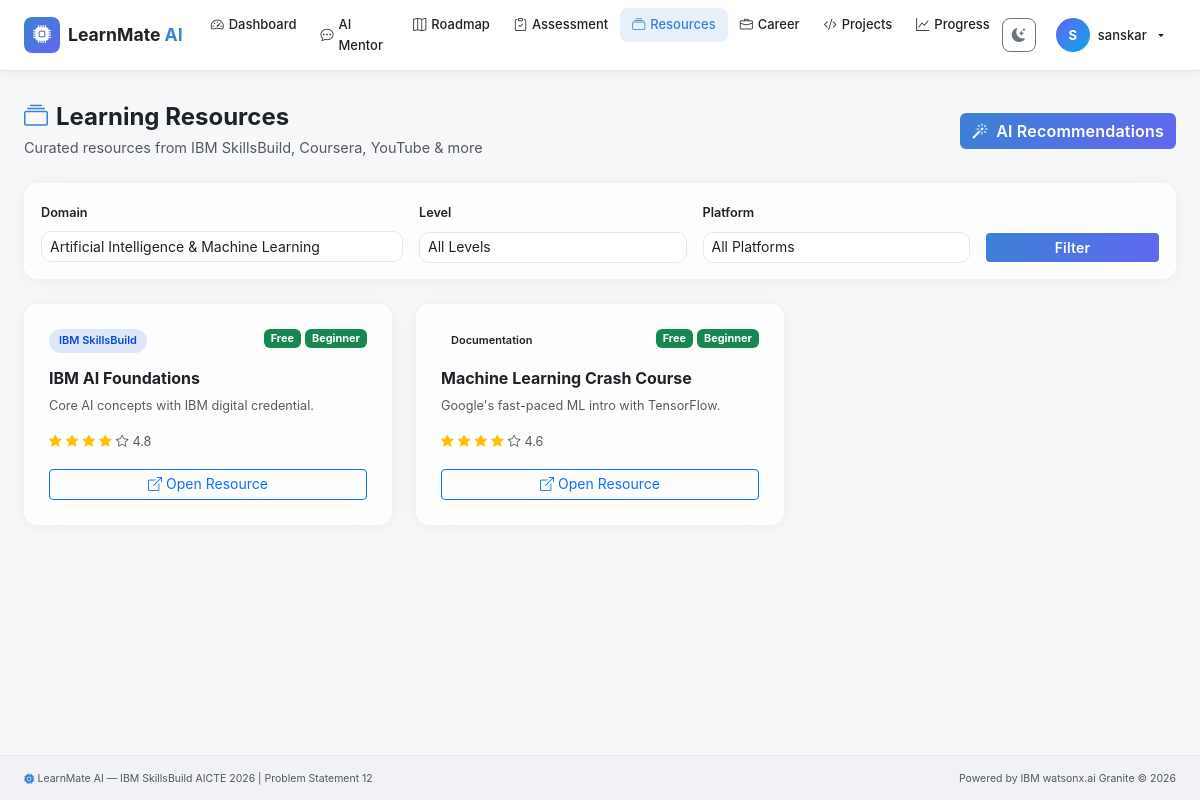
The page /resources (signed in) on the database its author committed.
### models/__init__.py (models this page shows, shortened)
class Student(UserMixin, db.Model):
    __tablename__ = "students"
    id              = db.Column(db.Integer, primary_key=True)
    name            = db.Column(db.String(120), nullable=False)
    email           = db.Column(db.String(200), unique=True, nullable=False)
    password_hash   = db.Column(db.String(256), nullable=False)
    is_admin        = db.Column(db.Boolean, default=False)
    branch          = db.Column(db.String(100))
    semester        = db.Column(db.Integer)
    college         = db.Column(db.String(200))
    career_goal     = db.Column(db.String(200))
    preferred_domain= db.Column(db.String(120))
    learning_style  = db.Column(db.String(50))   # visual | auditory | reading | kinesthetic
    weekly_hours    = db.Column(db.Integer, default=10)
    current_skills  = db.Column(db.Text)          # comma-separated
    bio             = db.Column(db.Text)
    avatar_url      = db.Column(db.String(300))
    theme_preference= db.Column(db.String(10), default="light")  # light | dark
    created_at      = db.Column(db.DateTime, default=datetime.utcnow)
    last_login      = db.Column(db.DateTime)
    is_active       = db.Column(db.Boolean, default=True)
    profile_complete= db.Column(db.Boolean, default=False)
    assessments     = db.relationship("SkillAssessment", back_populates="student", lazy="dynamic")
    roadmaps        = db.relationship("LearningRoadmap", back_populates="student", lazy="dynamic")
    progress_records= db.relationship("Progress", back_populates="student", lazy="dynamic")
    career_goals_rel= db.relationship("CareerGoal", back_populates="student", lazy="dynamic")
    projects        = db.relationship("RecommendedProject", back_populates="student", lazy="dynamic")
    daily_tasks     = db.relationship("DailyTask", back_populates="student", lazy="dynamic")
    chat_history    = db.relationship("ChatMessage", back_populates="student", lazy="dynamic")

class Resource(db.Model):
    __tablename__ = "resources"
    id              = db.Column(db.Integer, primary_key=True)
    title           = db.Column(db.String(300), nullable=False)
    url             = db.Column(db.String(500))
    platform        = db.Column(db.String(80))   # IBM SkillsBuild | Coursera | etc.
    resource_type   = db.Column(db.String(50))   # course | video | article | book | tool
    domain          = db.Column(db.String(120))
    level           = db.Column(db.String(20))   # Beginner | Intermediate | Advanced
    description     = db.Column(db.Text)
    is_free         = db.Column(db.Boolean, default=True)
    rating          = db.Column(db.Float, default=0.0)
    tags            = db.Column(db.String(300))  # comma-separated
    is_active       = db.Column(db.Boolean, default=True)
    created_at      = db.Column(db.DateTime, default=datetime.utcnow)

### routes/dashboard.py (the view)
@dashboard_bp.route("/resources")
@login_required
def resources():
    domain    = request.args.get("domain", current_user.preferred_domain or "")
    level     = request.args.get("level", "")
    platform  = request.args.get("platform", "")
    query     = Resource.query.filter_by(is_active=True)
    if domain:
        query = query.filter(Resource.domain.contains(domain))
    if level:
        query = query.filter_by(level=level)
    if platform:
        query = query.filter_by(platform=platform)
    db_resources = query.order_by(Resource.rating.desc()).all()
    platforms = db.session.query(Resource.platform).distinct().all()
    platforms = [p[0] for p in platforms]
    return render_template(
        "dashboard/resources.html",
        resources  = db_resources,
        platforms  = platforms,
        domain     = domain,
        level      = level,
        platform   = platform,
    )

### templates/dashboard/resources.html (shortened to what this page needs)
{% extends "base.html" %}
{% block content %}
<div class="container-fluid px-4 py-4">
  <div class="d-flex justify-content-between align-items-center mb-4 flex-wrap gap-3">
    <div>
      <h4 class="fw-bold mb-1"><i class="bi bi-collection me-2 text-accent"></i>Learning Resources</h4>
      <p class="text-muted mb-0">Curated resources from IBM SkillsBuild, Coursera, YouTube & more</p>
    </div>
    <button class="btn btn-primary" onclick="getAIResources()">
      <i class="bi bi-magic me-2"></i>AI Recommendations
    </button>
  </div>
  <form method="GET" action="{{ url_for('dashboard.resources') }}" class="glass-card p-3 mb-4">
    <div class="row g-3 align-items-end">
      <div class="col-md-4">
        <label class="form-label fw-semibold small">Domain</label>
        <input type="text" name="domain" class="form-control form-control-sm" value="{{ domain }}" placeholder="Filter by domain...">
      </div>
      <div class="col-md-3">
        <label class="form-label fw-semibold small">Level</label>
        <select name="level" class="form-select form-select-sm">
          <option value="">All Levels</option>
        </select>
      </div>
      <div class="col-md-3">
        <label class="form-label fw-semibold small">Platform</label>
        <select name="platform" class="form-select form-select-sm">
          <option value="">All Platforms</option>
        </select>
      </div>
      <div class="col-md-2">
        <button type="submit" class="btn btn-primary btn-sm w-100">Filter</button>
      </div>
    </div>
  </form>
  {% if resources %}
  <div class="row g-4" id="resourceGrid">
    {% for r in resources %}
    <div class="col-md-6 col-lg-4">
      <div class="resource-card glass-card h-100 p-4">
        <div class="d-flex justify-content-between align-items-start mb-3">
          <span class="platform-badge platform-{{ r.platform | lower | replace(' ', '-') | replace('&','') }}">
            {{ r.platform }}
          </span>
          <div class="d-flex gap-1 align-items-center">
            {% if r.is_free %}<span class="badge bg-success">Free</span>{% endif %}
            <span class="badge bg-{{ 'success' if r.level == 'Beginner' else 'warning' if r.level == 'Intermediate' else 'danger' }}">{{ r.level }}</span>
          </div>
        </div>
        <h6 class="fw-bold mb-2">{{ r.title }}</h6>
        <p class="text-muted small mb-3">{{ r.description[:100] if r.description else '' }}{% if r.description and r.description|length > 100 %}...{% endif %}</p>
        {% if r.rating %}
        <div class="d-flex align-items-center gap-1 mb-3">
          {% for i in range(5) %}
          <i class="bi bi-star{% if i < r.rating|int %}-fill text-warning{% else %} text-muted{% endif %} small"></i>
          {% endfor %}
          <span class="text-muted small">{{ r.rating }}</span>
        </div>
        {% endif %}
        {% if r.url %}
        <a href="{{ r.url }}" target="_blank" rel="noopener" class="btn btn-outline-primary btn-sm w-100">
          <i class="bi bi-box-arrow-up-right me-1"></i>Open Resource
        </a>
        {% endif %}
      </div>
    </div>
    {% endfor %}
  </div>
  {% endif %}
</div>
{% endblock %}

### templates/base.html (shortened to what this page needs)
<!DOCTYPE html>
<html lang="en" data-theme="light">
<head>
  <link href="https://cdn.jsdelivr.net/npm/bootstrap@5.3.3/dist/css/bootstrap.min.css" rel="stylesheet">
  <link href="https://cdn.jsdelivr.net/npm/bootstrap-icons@1.11.3/font/bootstrap-icons.css" rel="stylesheet">
  <link rel="stylesheet" href="{{ url_for('static', filename='css/main.css') }}">
</head>
<body class="{% block body_class %}{% endblock %}">
<nav class="navbar navbar-expand-lg lm-navbar" id="mainNavbar">
  <div class="container-fluid px-4">
    <a class="navbar-brand d-flex align-items-center gap-2" href="{{ url_for('dashboard.landing') }}">
      <div class="brand-icon"><i class="bi bi-cpu-fill"></i></div>
      <span class="brand-text">LearnMate <span class="text-accent">AI</span></span>
    </a>
    <div class="collapse navbar-collapse" id="navbarMenu">
      {% if current_user.is_authenticated %}
      <ul class="navbar-nav me-auto">
        <li class="nav-item"><a class="nav-link {% if request.endpoint == 'dashboard.index' %}active{% endif %}" href="{{ url_for('dashboard.index') }}"><i class="bi bi-speedometer2"></i> Dashboard</a></li>
        <li class="nav-item"><a class="nav-link {% if request.endpoint == 'dashboard.chat' %}active{% endif %}" href="{{ url_for('dashboard.chat') }}"><i class="bi bi-chat-dots"></i> AI Mentor</a></li>
        <li class="nav-item"><a class="nav-link {% if request.endpoint == 'dashboard.roadmap' %}active{% endif %}" href="{{ url_for('dashboard.roadmap') }}"><i class="bi bi-map"></i> Roadmap</a></li>
        <li class="nav-item"><a class="nav-link {% if request.endpoint == 'dashboard.skill_assessment' %}active{% endif %}" href="{{ url_for('dashboard.skill_assessment') }}"><i class="bi bi-clipboard-check"></i> Assessment</a></li>
        <li class="nav-item"><a class="nav-link {% if request.endpoint == 'dashboard.resources' %}active{% endif %}" href="{{ url_for('dashboard.resources') }}"><i class="bi bi-collection"></i> Resources</a></li>
        <li class="nav-item"><a class="nav-link {% if request.endpoint == 'dashboard.career' %}active{% endif %}" href="{{ url_for('dashboard.career') }}"><i class="bi bi-briefcase"></i> Career</a></li>
        <li class="nav-item"><a class="nav-link {% if request.endpoint == 'dashboard.projects' %}active{% endif %}" href="{{ url_for('dashboard.projects') }}"><i class="bi bi-code-slash"></i> Projects</a></li>
        <li class="nav-item"><a class="nav-link {% if request.endpoint == 'dashboard.progress' %}active{% endif %}" href="{{ url_for('dashboard.progress') }}"><i class="bi bi-graph-up"></i> Progress</a></li>
      </ul>
      <ul class="navbar-nav align-items-center gap-2">
        <li class="nav-item">
          <button class="btn btn-sm btn-outline-secondary theme-toggle" id="themeToggle" title="Toggle theme">
            <i class="bi bi-moon-stars-fill" id="themeIcon"></i>
          </button>
        </li>
        <li class="nav-item dropdown">
          <a class="nav-link dropdown-toggle d-flex align-items-center gap-2" href="#" data-bs-toggle="dropdown">
            <div class="nav-avatar">{{ current_user.name[0].upper() }}</div>
            <span class="d-none d-md-inline">{{ current_user.name.split()[0] }}</span>
          </a>
        </li>
      </ul>
      {% else %}
      <ul class="navbar-nav ms-auto align-items-center gap-2">
        <li class="nav-item"><a class="nav-link" href="{{ url_for('auth.login') }}">Login</a></li>
        <li class="nav-item"><a class="btn btn-primary btn-sm" href="{{ url_for('auth.register') }}">Get Started Free</a></li>
      </ul>
      {% endif %}
    </div>
  </div>
</nav>
<main class="lm-main">
  {% block content %}{% endblock %}
</main>
<footer class="lm-footer mt-auto">
  <div class="container-fluid px-4">
    <div class="row align-items-center">
      <div class="col-md-6">
        <span class="text-muted small">
          <i class="bi bi-cpu-fill text-accent"></i>
          LearnMate AI — IBM SkillsBuild AICTE 2026 | Problem Statement 12
        </span>
      </div>
      <div class="col-md-6 text-md-end">
        <span class="text-muted small">Powered by IBM watsonx.ai Granite &copy; {{ current_year }}</span>
      </div>
    </div>
  </div>
</footer>
</body>
</html>

### static/css/main.css (style rules this page uses)
:root { --bg-primary: #f7f8fa; --bg-surface: #ffffff; --bg-card: rgba(255,255,255,0.75); --border-color: #e5e7eb; --text-primary: #1f2328; --text-muted: #57606a; --accent: #3b82d4; --accent-rgb: 59,130,212; --secondary: #6366f1; --success: #10b981; --warning: #f59e0b; --danger: #ef4444; --navbar-bg: rgba(255,255,255,0.92); --navbar-shadow:0 1px 12px rgba(0,0,0,0.08); --card-shadow: 0 2px 20px rgba(0,0,0,0.06); --glass-blur: 16px; --glass-border: rgba(255,255,255,0.5); --sidebar-bg: rgba(255,255,255,0.9); --footer-bg: #f0f2f5; }
*, *::before, *::after { box-sizing: border-box; }
html { scroll-behavior: smooth; }
body { font-family: -apple-system, "Segoe UI", system-ui, sans-serif; font-size: 14.5px; line-height: 1.6; background-color: var(--bg-primary); color: var(--text-primary); min-height: 100vh; display: flex; flex-direction: column; transition: background-color 0.3s, color 0.3s; }
.text-accent { color: var(--accent) !important; }
.glass-card { background: var(--bg-card); border: 1px solid var(--glass-border); border-radius: 14px; backdrop-filter: blur(var(--glass-blur)); -webkit-backdrop-filter: blur(var(--glass-blur)); box-shadow: var(--card-shadow); transition: box-shadow 0.2s, transform 0.2s; }
.lm-navbar { background: var(--navbar-bg); backdrop-filter: blur(20px); border-bottom: 1px solid var(--border-color); box-shadow: var(--navbar-shadow); position: sticky; top: 0; z-index: 1030; transition: background 0.3s; }
.brand-icon { width: 36px; height: 36px; background: linear-gradient(135deg, #3b82d4, #6366f1); border-radius: 8px; display: flex; align-items: center; justify-content: center; color: #fff; font-size: 18px; }
.brand-text { font-size: 1.1rem; font-weight: 700; color: var(--text-primary); }
.brand-text .text-accent { color: var(--accent); }
.nav-link { color: var(--text-primary) !important; font-size: 13px; font-weight: 500; padding: 0.4rem 0.75rem !important; border-radius: 8px; transition: background 0.15s; display: flex; align-items: center; gap: 5px; }
.nav-link:hover, .nav-link.active { background: rgba(var(--accent-rgb), 0.12); color: var(--accent) !important; }
.nav-avatar { width: 34px; height: 34px; border-radius: 50%; background: linear-gradient(135deg, #6366f1, #0ea5e9); color: #fff; display: flex; align-items: center; justify-content: center; font-weight: 700; font-size: 13px; }
.lm-main { flex: 1; }
.lm-footer { background: var(--footer-bg); border-top: 1px solid var(--border-color); padding: 12px 0; font-size: 12px; color: var(--text-muted); }
.btn-primary { background: linear-gradient(135deg, #3b82d4, #6366f1); border: none; font-weight: 600; letter-spacing: 0.2px; }
.theme-toggle { width: 34px; height: 34px; padding: 0; border-radius: 8px; display: flex; align-items: center; justify-content: center; }
.resource-card { transition: transform 0.2s; }
.platform-badge { display: inline-block; padding: 3px 10px; border-radius: 20px; font-size: 11px; font-weight: 600; }
.platform-ibm-skillsbuild { background: #054ada20; color: #054ada; }
.form-control, .form-select { background: var(--bg-surface); border: 1px solid var(--border-color); color: var(--text-primary); border-radius: 10px; font-size: 14px; transition: border-color 0.2s; }

### rows shown on the page
Student: name "S", name "sanskar", domain "Artificial Intelligence & Machine Learning"
Resource: platform "IBM SkillsBuild", is_free "Free", level "Beginner", title "IBM AI Foundations", description "Core AI concepts with IBM digital credential.", rating "4.8"
Resource: platform "Documentation", is_free "Free", level "Beginner", title "Machine Learning Crash Course", description "Google's fast-paced ML intro with TensorFlow.", rating "4.6"
